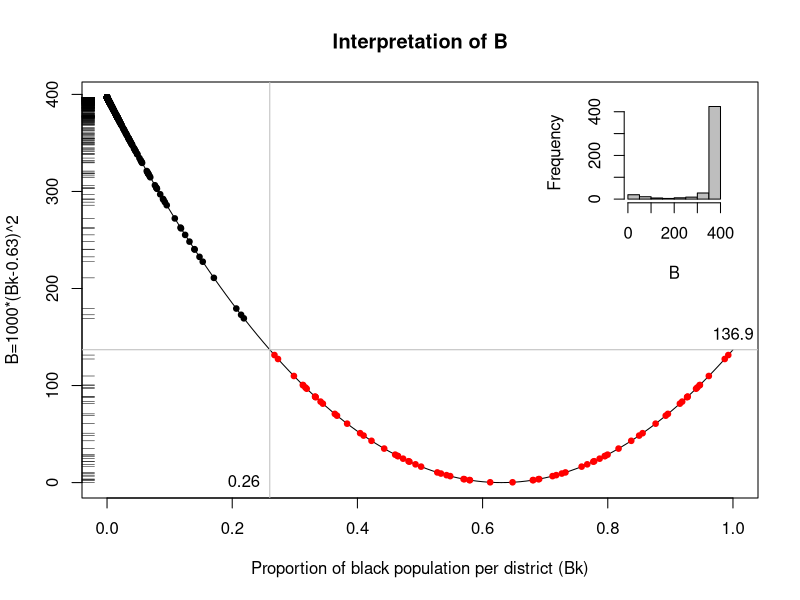

The R source for this figure:
library("MASS")
library("TeachingDemos")
bk <- (0:100)/100
b  <- 1000*(bk-0.63)^2
pdf("transinter.pdf", width=10, height=7)
plot(bk, b, type="l", 
     xlab="Proportion of black population per district (Bk)",
     ylab="B=1000*(Bk-0.63)^2", main="Interpretation of B")
abline(h=b[101], col="grey")
text(1, b[101], pos=3, round(b[101], 2))
v <- 0.63-sqrt(b[101]/1000)
abline(v=v, col="grey")
text(v, 0, pos=2, round(v, 2))
rug(Boston$black, side=2)
b1 <- 0.63+sqrt(Boston$black/1000)
b1[b1>1] <- NA
b2 <- 0.63-sqrt(Boston$black/1000)
b2[b2<0] <- NA
col <- ifelse(!is.na(b1) & !is.na(b2), "red", "black")
points(b1, Boston$black, pch=19, cex=0.75, col=col)
points(b2, Boston$black, pch=19, cex=0.75, col=col)
subplot(hist(Boston$black, main="", xlab="B", col="grey"), "topright", inset=c(0.05, 0.05))
dev.off()
